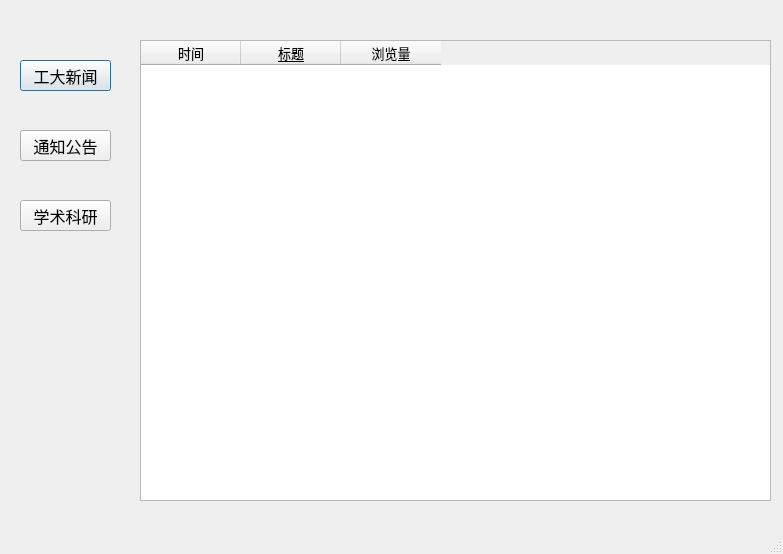
<?xml version="1.0" encoding="UTF-8"?>
<ui version="4.0">
 <class>Dialog</class>
 <widget class="QDialog" name="Dialog">
  <property name="geometry">
   <rect>
    <x>0</x>
    <y>0</y>
    <width>783</width>
    <height>554</height>
   </rect>
  </property>
  <property name="windowTitle">
   <string>工大动态</string>
  </property>
  <property name="windowIcon">
   <iconset resource="res/images.qrc">
    <normaloff>:/HITers.ico</normaloff>:/HITers.ico</iconset>
  </property>
  <property name="sizeGripEnabled">
   <bool>true</bool>
  </property>
  <widget class="QTableWidget" name="tableWidget">
   <property name="geometry">
    <rect>
     <x>140</x>
     <y>40</y>
     <width>631</width>
     <height>461</height>
    </rect>
   </property>
   <property name="font">
    <font>
     <family>微软雅黑</family>
     <pointsize>10</pointsize>
    </font>
   </property>
   <property name="styleSheet">
    <string notr="true">QHeaderView::section{background:rgb(85, 170, 255)};</string>
   </property>
   <property name="editTriggers">
    <set>QAbstractItemView::NoEditTriggers</set>
   </property>
   <property name="selectionMode">
    <enum>QAbstractItemView::SingleSelection</enum>
   </property>
   <property name="selectionBehavior">
    <enum>QAbstractItemView::SelectRows</enum>
   </property>
   <column>
    <property name="text">
     <string>时间</string>
    </property>
   </column>
   <column>
    <property name="text">
     <string>标题</string>
    </property>
    <property name="font">
     <font>
      <underline>true</underline>
     </font>
    </property>
   </column>
   <column>
    <property name="text">
     <string>浏览量</string>
    </property>
   </column>
  </widget>
  <widget class="QPushButton" name="buttonNews">
   <property name="geometry">
    <rect>
     <x>20</x>
     <y>60</y>
     <width>91</width>
     <height>31</height>
    </rect>
   </property>
   <property name="font">
    <font>
     <family>微软雅黑</family>
     <pointsize>12</pointsize>
    </font>
   </property>
   <property name="text">
    <string>工大新闻</string>
   </property>
  </widget>
  <widget class="QPushButton" name="buttonNotice">
   <property name="geometry">
    <rect>
     <x>20</x>
     <y>130</y>
     <width>91</width>
     <height>31</height>
    </rect>
   </property>
   <property name="font">
    <font>
     <family>微软雅黑</family>
     <pointsize>12</pointsize>
    </font>
   </property>
   <property name="text">
    <string>通知公告</string>
   </property>
  </widget>
  <widget class="QPushButton" name="buttonScience">
   <property name="geometry">
    <rect>
     <x>20</x>
     <y>200</y>
     <width>91</width>
     <height>31</height>
    </rect>
   </property>
   <property name="font">
    <font>
     <family>微软雅黑</family>
     <pointsize>12</pointsize>
    </font>
   </property>
   <property name="text">
    <string>学术科研</string>
   </property>
  </widget>
 </widget>
 <resources>
  <include location="res/images.qrc"/>
 </resources>
 <connections/>
</ui>
